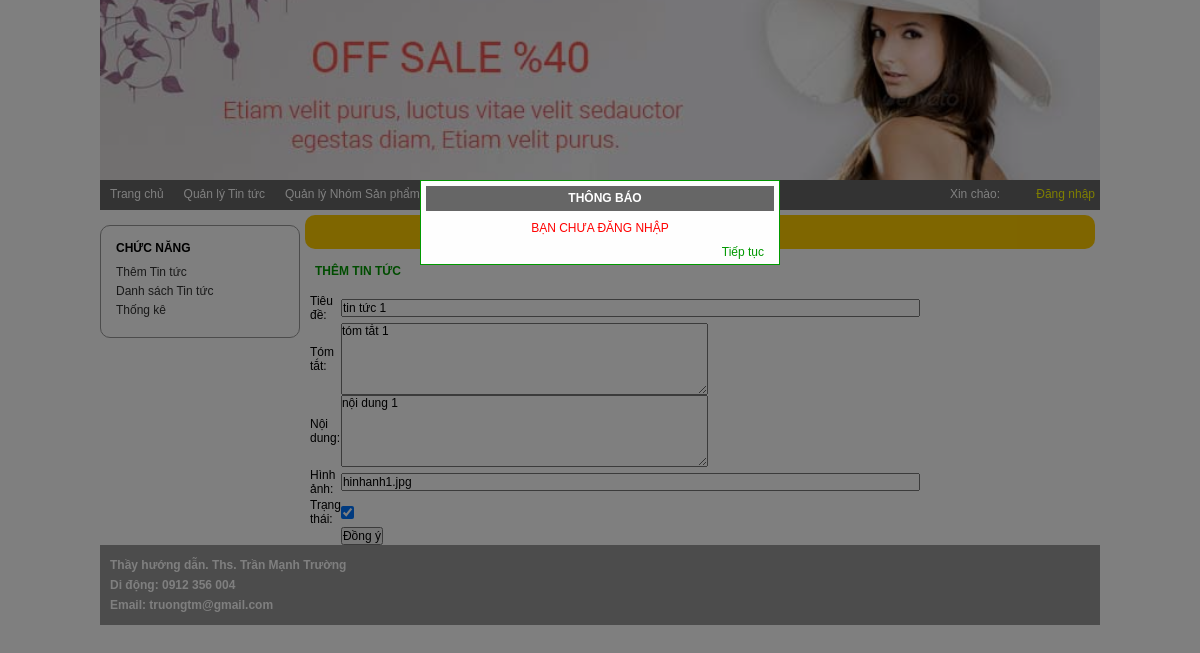
Page /index_admin.php?module=tintuc&act=sua&id=1 on the committed database.
### tables this page shows
CREATE TABLE `tbtintuc` (
  `id` int(11) NOT NULL,
  `tieude` varchar(255) NOT NULL,
  `tomtat` text,
  `noidung` text,
  `hinhanh` varchar(255) DEFAULT NULL,
  `ngaytao` datetime DEFAULT CURRENT_TIMESTAMP,
  `trangthai` tinyint(1) NOT NULL DEFAULT '1'
);

### Models/clsDatabase.php (called while the page is built, shortened)
<?php
class clsDatabase
{
	public $conn = NULL;
	function clsDatabase()
	{
		try
		{
			$this->conn = new PDO("mysql:host=localhost;dbname=shop","root","");
			$this->conn->exec("SET NAMES UTF8");
		}
		catch(PDOException $ex)
		{
			echo "<h3>" . $ex->getMessage() . "</h3>";
			die("<h3> LỖI KẾT NỐI CSDL </h3>");
		}
	}
	function ThucthiSQL($sql, $data=NULL)
	{
		$this->pdo_stm = $this->conn->prepare($sql);
		$ketqua=false;
		if($data!=NULL)
			$ketqua = $this->pdo_stm->execute($data);
		else
			$ketqua = $this->pdo_stm->execute();
		return $ketqua;
	}
}
?>

### Models/clsTintuc.php (called while the page is built, shortened)
<?php
require_once("clsDatabase.php");
class clsTintuc
{
	public $db;
	function clsTintuc()
	{
		$this->db = new clsDatabase();
	}
	function TimTheoIDTintuc($id)
	{
		$sql = "SELECT * FROM tbTintuc WHERE id=?";
		$data[] = $id;
 		$ketqua = $this->db->ThucthiSQL($sql,$data);
		if($ketqua==TRUE)
			$this->data = $this->db->pdo_stm->fetch();
		return $ketqua;
	}
}
?>

### Views/vSuaTintuc.php (the view, shortened to what this page needs)
 	<div id="content_left">
     	<div class="left1">
         	<h3>CHỨC NĂNG</h3>
             <p><a href="?module=<?=$module?>&act=them">Thêm Tin tức</a></p>
             <p><a href="?module=<?=$module?>">Danh sách Tin tức</a></p>
             <p><a href="?module=<?=$module?>">Thống kê</a></p>
         </div>
     </div>
     <div id="content_right">
     	<h1> QUẢN LÝ TIN TỨC</h1>
         <h2> THÊM TIN TỨC</h2>
         <div id="right_detail">
         <?php
	$row = $tintuc->data;
?>
         <form name="form1" method="post" action="?module=<?=$module?>&act=xulysua">
           <table width="600" border="0" align="center" cellpadding="0" cellspacing="0">
             <tr>
               <td width="120" height="30">Tiêu đề:</td>
               <td width="380"><input type="text" name="t1" id="t1" size="80" value="<?=$row["tieude"];?>"></td>
             </tr>
             <tr>
               <td height="30">Tóm tắt:</td>
               <td><textarea rows="5" cols="50" id="t2" name="t2"><?=$row["tomtat"];?></textarea></td>
             </tr>
             <tr>
               <td height="30">Nội dung:</td>
               <td><textarea rows="5" cols="50" id="t3" name="t3"><?=$row["noidung"];?></textarea></td>
             </tr>
             <tr>
               <td height="30">Hình ảnh:</td>
               <td><input type="text" name="t4" id="t4" size="80" value="<?=$row["hinhanh"];?>"></td>
             </tr>
              <tr>
               <td height="30">Trạng thái:</td>
               <td><input type="checkbox" name="c1" id="c1" value="1" <?=($row["trangthai"]==1?"checked":"")?> > </td>
             </tr>
             <tr>
               <td></td>
               <td><input type="submit" name="button" id="button" value="Đồng ý"></td>
             </tr>
           </table>
         </form>
</div>
     </div>

### css_Admin/Style.css (style rules this page uses)
* { margin:0px; padding:0px; box-sizing:border-box; font-family:Tahoma, Geneva, sans-serif; font-size:12px }
#content_left { width:200px; float:left }
#content_right { width:800px; float:left }
#content_right > h1 { color; text-align:center; padding:10px; margin:5px; background:#FC0; color:#333; border-radius:10px }
#content_right > h2 { color:#090; padding:10px; margin:5px; }
.left1 { width:200px; border:1px #999999 solid; border-radius:10px; margin:15px 0px; padding:15px; }
.left1 h3 { margin-bottom:10px }
.left1 p { margin:5px 0px }
.left1 a { text-decoration:none; color:#333 }

### css_Admin/ContentRight.css (style rules this page uses)
#right_detail { width:800px; height:auto; margin:0px; overflow:auto; padding:0px 10px }

### rows in the picture
tbtintuc: t1 "tin tức 1", t2 "tóm tắt 1", t3 "nội dung 1", t4 "hinhanh1.jpg", trangthai "☑"

### other values in the picture
$thongbao "BẠN CHƯA ĐĂNG NHẬP"
